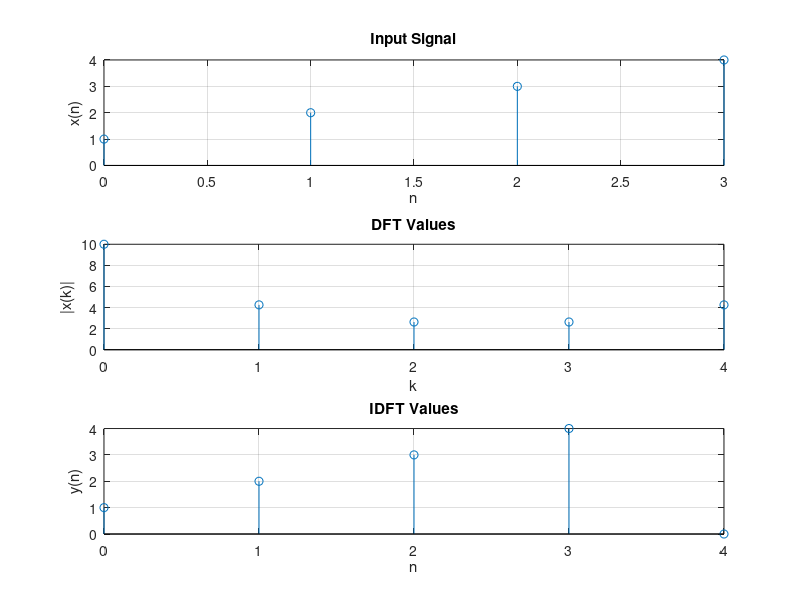

The MATLAB source for this figure:
clc;
close all;
clear all;
% Example input sequence
x = [1, 2, 3, 4]; % Provide the input sequence here
N = 5;
len = length(x);
disp(N);
subplot(3,1,1);
stem(0:len-1, x); % Correcting indexing
xlabel('n');
ylabel('x(n)');
title('Input Signal');
grid on;
% Zero-padding
if N > len
    x = [x, zeros(1, N-len)];
end
% DFT computation
y = zeros(1, N);
for k = 0:N-1
    for n = 0:N-1
        y(k+1) = y(k+1) + x(n+1)*exp((-1i*2*pi*k*n)/N);
    end
end
disp(y);
subplot(3,1,2);
stem(0:N-1, abs(y));
xlabel('k');
ylabel('|x(k)|'); % Correcting ylabel
title('DFT Values');grid on;
% IDFT computation
M = length(y);
m = zeros(1,M);
for n = 0:M-1
    for k = 0:M-1
        m(n+1) = m(n+1) + ((1/M)*y(k+1).*exp((1i*2*pi*k*n)/M));
    end
end
disp(m);
subplot(3,1,3);
stem(0:M-1, m);
xlabel('n');
ylabel('y(n)');
title('IDFT Values');

grid on;